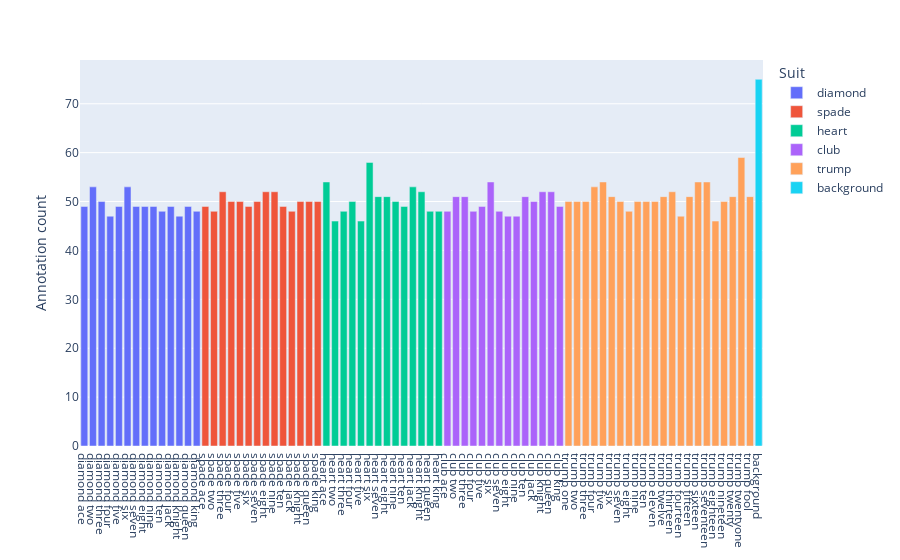

Here is the notebook cell this chart was saved with:
### Code cell
classes_plus = classes + ["background"]
fig = px.bar(
    x=classes_plus,
    y=[count[c] for c in classes_plus],
    color=[c.split(" ")[0] for c in classes_plus],
)
fig.update_layout(
    xaxis={"dtick": classes_plus},
    xaxis_title=None,
    yaxis_title="Annotation count",
    legend_title="Suit",
)

### Figure 1 — Plotly figure (JSON) as saved in the notebook; plotly's stock layout.template omitted (floating-point values rounded to 4 significant figures)
{"data": [{"alignmentgroup": "True", "hovertemplate": "color=diamond<br>x=%{x}<br>y=%{y}<extra></extra>", "legendgroup": "diamond", "marker": {"color": "#636efa", "pattern": {"shape": ""}}, "name": "diamond", "offsetgroup": "diamond", "orientation": "v", "showlegend": true, "textposition": "auto", "type": "bar", "x": ["diamond ace", "diamond two", "diamond three", "diamond four", "diamond five", "diamond six", "diamond seven", "diamond eight", "diamond nine", "diamond ten", "diamond jack", "diamond knight", "diamond queen", "diamond king"], "xaxis": "x", "y": [49, 53, 50, 47, 49, 53, 49, 49, 49, 48, 49, 47, 49, 48], "yaxis": "y"}, {"alignmentgroup": "True", "hovertemplate": "color=spade<br>x=%{x}<br>y=%{y}<extra></extra>", "legendgroup": "spade", "marker": {"color": "#EF553B", "pattern": {"shape": ""}}, "name": "spade", "offsetgroup": "spade", "orientation": "v", "showlegend": true, "textposition": "auto", "type": "bar", "x": ["spade ace", "spade two", "spade three", "spade four", "spade five", "spade six", "spade seven", "spade eight", "spade nine", "spade ten", "spade jack", "spade knight", "spade queen", "spade king"], "xaxis": "x", "y": [49, 48, 52, 50, 50, 49, 50, 52, 52, 49, 48, 50, 50, 50], "yaxis": "y"}, {"alignmentgroup": "True", "hovertemplate": "color=heart<br>x=%{x}<br>y=%{y}<extra></extra>", "legendgroup": "heart", "marker": {"color": "#00cc96", "pattern": {"shape": ""}}, "name": "heart", "offsetgroup": "heart", "orientation": "v", "showlegend": true, "textposition": "auto", "type": "bar", "x": ["heart ace", "heart two", "heart three", "heart four", "heart five", "heart six", "heart seven", "heart eight", "heart nine", "heart ten", "heart jack", "heart knight", "heart queen", "heart king"], "xaxis": "x", "y": [54, 46, 48, 50, 46, 58, 51, 51, 50, 49, 53, 52, 48, 48], "yaxis": "y"}, {"alignmentgroup": "True", "hovertemplate": "color=club<br>x=%{x}<br>y=%{y}<extra></extra>", "legendgroup": "club", "marker": {"color": "#ab63fa", "pattern": {"shape": ""}}, "name": "club", "offsetgroup": "club", "orientation": "v", "showlegend": true, "textposition": "auto", "type": "bar", "x": ["club ace", "club two", "club three", "club four", "club five", "club six", "club seven", "club eight", "club nine", "club ten", "club jack", "club knight", "club queen", "club king"], "xaxis": "x", "y": [48, 51, 51, 48, 49, 54, 48, 47, 47, 51, 50, 52, 52, 49], "yaxis": "y"}, {"alignmentgroup": "True", "hovertemplate": "color=trump<br>x=%{x}<br>y=%{y}<extra></extra>", "legendgroup": "trump", "marker": {"color": "#FFA15A", "pattern": {"shape": ""}}, "name": "trump", "offsetgroup": "trump", "orientation": "v", "showlegend": true, "textposition": "auto", "type": "bar", "x": ["trump one", "trump two", "trump three", "trump four", "trump five", "trump six", "trump seven", "trump eight", "trump nine", "trump ten", "trump eleven", "trump twelve", "trump thirteen", "trump fourteen", "trump fifteen", "trump sixteen", "trump seventeen", "trump eighteen", "trump nineteen", "trump twenty", "trump twentyone", "trump fool"], "xaxis": "x", "y": [50, 50, 50, 53, 54, 51, 50, 48, 50, 50, 50, 51, 52, 47, 51, 54, 54, 46, 50, 51, 59, 51], "yaxis": "y"}, {"alignmentgroup": "True", "hovertemplate": "color=background<br>x=%{x}<br>y=%{y}<extra></extra>", "legendgroup": "background", "marker": {"color": "#19d3f3", "pattern": {"shape": ""}}, "name": "background", "offsetgroup": "background", "orientation": "v", "showlegend": true, "textposition": "auto", "type": "bar", "x": ["background"], "xaxis": "x", "y": [75], "yaxis": "y"}], "layout": {"barmode": "relative", "legend": {"title": {"text": "Suit"}, "tracegroupgap": 0}, "margin": {"t": 60}, "xaxis": {"anchor": "y", "domain": [0, 1], "dtick": ["diamond ace", "diamond two", "diamond three", "diamond four", "diamond five", "diamond six", "diamond seven", "diamond eight", "diamond nine", "diamond ten", "diamond jack", "diamond knight", "diamond queen", "diamond king", "spade ace", "spade two", "spade three", "spade four", "spade five", "spade six", "spade seven", "spade eight", "spade nine", "spade ten", "spade jack", "spade knight", "spade queen", "spade king", "heart ace", "heart two", "heart three", "heart four", "heart five", "heart six", "heart seven", "heart eight", "heart nine", "heart ten", "heart jack", "heart knight", "heart queen", "heart king", "club ace", "club two", "club three", "club four", "club five", "club six", "club seven", "club eight", "club nine", "club ten", "club jack", "club knight", "club queen", "club king", "trump one", "trump two", "trump three", "trump four", "trump five", "trump six", "trump seven", "trump eight", "trump nine", "trump ten", "trump eleven", "trump twelve", "trump thirteen", "trump fourteen", "trump fifteen", "trump sixteen", "trump seventeen", "trump eighteen", "trump nineteen", "trump twenty", "trump twentyone", "trump fool", "background"], "title": {}}, "yaxis": {"anchor": "x", "domain": [0, 1], "title": {"text": "Annotation count"}}}}
